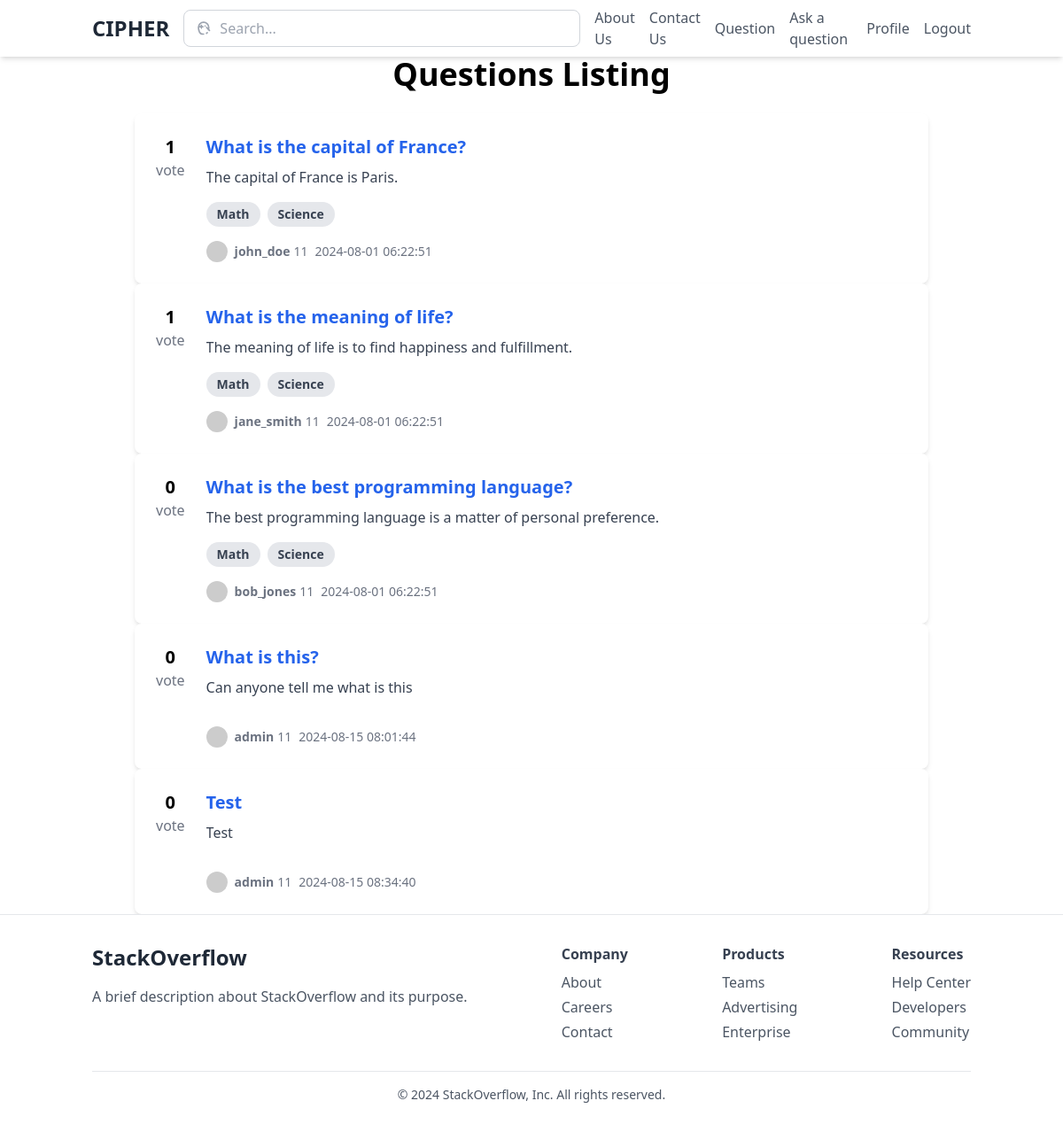
The app's page /question/index (signed in) with its own data.
### tables this page shows
CREATE TABLE IF NOT EXISTS `Questions` (
  `question_id` int NOT NULL AUTO_INCREMENT,
  `user_id` int NOT NULL,
  `title` varchar(255) NOT NULL,
  `body` text NOT NULL,
  `image_path` varchar(255) DEFAULT NULL,
  `created_at` timestamp NULL DEFAULT CURRENT_TIMESTAMP,
  `updated_at` timestamp NULL DEFAULT CURRENT_TIMESTAMP ON UPDATE CURRENT_TIMESTAMP,
  PRIMARY KEY (`question_id`),
  KEY `user_id` (`user_id`),
  CONSTRAINT `Questions_ibfk_1` FOREIGN KEY (`user_id`) REFERENCES `Users` (`user_id`) ON DELETE CASCADE ON UPDATE CASCADE
);

CREATE TABLE IF NOT EXISTS `Users` (
  `user_id` int NOT NULL AUTO_INCREMENT,
  `username` varchar(50) NOT NULL,
  `email` varchar(100) NOT NULL,
  `password` varchar(255) NOT NULL,
  `created_at` timestamp NULL DEFAULT CURRENT_TIMESTAMP,
  `updated_at` timestamp NULL DEFAULT CURRENT_TIMESTAMP ON UPDATE CURRENT_TIMESTAMP,
  `role_id` int DEFAULT '2',
  `image_path` varchar(50) DEFAULT NULL,
  PRIMARY KEY (`user_id`),
  UNIQUE KEY `username` (`username`),
  UNIQUE KEY `email` (`email`),
  KEY `role_id` (`role_id`),
  CONSTRAINT `Users_ibfk_1` FOREIGN KEY (`role_id`) REFERENCES `Roles` (`role_id`) ON DELETE CASCADE ON UPDATE CASCADE
);

### core/Controller.php (called while the page is built, shortened)
<?php
class Controller {
    public function view($view, $data = []) {
        require_once 'app/views/' . $view . '.html.php';
    }
}

### app/controllers/QuestionController.php (called while the page is built, shortened)
<?php
require_once 'app/models/question.php';
class QuestionController extends Controller{
    private $questionmodel;
    public function __construct() {
        $this->questionmodel = new Question();
    }
    public function index() {
        $questions = $this->questionmodel->getAllQuestions();
        $data = [
            'title' => 'Questions Listing',
            'questions' => $questions ?? [],
        ];
        $this->view('question/index', $data);
    }
}

### core/Router.php (called while the page is built, shortened)
<?php
class Router {
    protected $method = 'index';
    public function __construct() {
        $url = $this->parseUrl();
        if (empty($url)) {
            $this->controller = 'HomeController';
        } else {
            if (file_exists('app/controllers/' . ucwords($url[0]) . 'Controller.php')) {
                unset($url[0]);
            }
        }
        $this->controller = new $this->controller;
        if (isset($url[1])) {
            if (method_exists($this->controller, $url[1])) {
                $this->method = $url[1];
                unset($url[1]);
            } else {
                throw new \Exception('The controller class does not have the specified method.');
            }
        } else if (method_exists($this->controller, 'index')) {
            $this->method = 'index';
        } else {
            throw new \Exception('The controller class does not have an index method.');
        }
        $this->params = $url ? array_values($url) : [];
        call_user_func_array([$this->controller, $this->method], $this->params);
    }
    public function parseUrl() {
        if (isset($_GET['url'])) {
            return explode('/', filter_var(rtrim($_GET['url'], '/'), FILTER_SANITIZE_URL));
        }
    }
}

### index.php (called while the page is built, shortened)
<?php
require_once 'core/Router.php';
require_once 'core/Controller.php';
require_once 'core/Database.php';
require_once 'core/Model.php';
$router = new Router();
?>

### core/database.php (called while the page is built, shortened)
<?php
class Database {
    private $host = DB_HOST;
    private $user = DB_USER;
    private $pass = DB_PASS;
    private $dbname = DB_NAME;
    private $dbport = DB_PORT;
    private $dbh;
    private $stmt;
    public function __construct() {
        $dsn = 'mysql:host=' . $this->host .';port=' . $this->dbport .';dbname=' . $this->dbname. ';charset=utf8';
        $options = array(
            PDO::ATTR_PERSISTENT => true,
            PDO::ATTR_ERRMODE => PDO::ERRMODE_EXCEPTION
        );
        try {
            $this->dbh = new PDO($dsn, $this->user, $this->pass, $options);
        } catch (PDOException $e) {
            $this->error = $e->getMessage();
            echo $this->error;
        }
    }
    public function query($sql) {
        $this->stmt = $this->dbh->prepare($sql);
    }
    public function bind($param, $value, $type = null) {
        if (is_null($type)) {
            switch (true) {
                case is_int($value):
                    $type = PDO::PARAM_INT;
                    break;
            }
        }
        $this->stmt->bindValue($param, $value, $type);
    }
    public function execute() {
        return $this->stmt->execute();
    }
    public function resultSet() {
        $this->execute();
        return $this->stmt->fetchAll(PDO::FETCH_OBJ);
    }
}

### core/Model.php (called while the page is built, shortened)
<?php
class Model {
    protected $db;
    public function __construct() {
        $this->db = new Database();
    }
    public function getAll(string $query, array $params = []): ?array {
        try {
            $this->db->query($query);
            foreach ($params as $param => $value) {
                $this->db->bind($param, $value);
            }
            return $this->db->resultSet();
        } catch (PDOException $e) {
            throw new PDOException('Database query failed: ' . $e->getMessage(), 0, $e);
        }
    }
}

### app/models/question.php (called while the page is built, shortened)
<?php
class Question extends Model {
    public function getAllQuestions(int $page = 1, int $questionsPerPage = 10) {
        $offset = ($page - 1) * $questionsPerPage;
        $query = '
            SELECT
                Questions.question_id,
                Questions.user_id,
                Questions.title,
                Questions.body,
                Questions.image_path,
                Questions.created_at,
                Questions.updated_at,
                Users.username,
                (
                    SELECT
                        COUNT(*)
                    FROM
                        Votes
                    WHERE
                        Votes.question_id = Questions.question_id
                        AND Votes.vote_type = "upvote"
                ) AS upvotes,
                (
                    SELECT
                        COUNT(*)
                    FROM
                        Votes
                    WHERE
                        Votes.question_id = Questions.question_id AND Votes.vote_type = "downvote"
                ) AS downvotes,
                (
                    SELECT
                        GROUP_CONCAT(Modules.module_name SEPARATOR ", ")
                    FROM
                        QuestionModules
                    LEFT JOIN
                        Modules ON QuestionModules.module_id = Modules.module_id
                    WHERE
                        QuestionModules.question_id = Questions.question_id
                ) AS module_names
            FROM
                Questions
            JOIN
                Users ON Questions.user_id = Users.user_id
            LIMIT :offset, :questionsPerPage
        ';
        $params = [':offset' => $offset, ':questionsPerPage' => $questionsPerPage];
        return $this->getAll($query, $params);
    }
}

### app/views/question/index.html.php (the view)
<?php
require_once 'app/views/partials/head.php';
require_once 'app/views/partials/nav.php';
?>
<h1 class="text-4xl font-bold mb-6 text-center"><?php echo $data['title']; ?></h1>
<?php
$array_data = json_decode(json_encode($data), true);
foreach ($array_data['questions'] as $question) {
        echo '<div class="max-w-4xl mx-auto bg-white rounded-lg shadow-md p-6">
                <div class="flex items-start">
                    <div class="flex-shrink-0 text-center mr-6">
                        <div class="text-xl font-semibold">' . $question['upvotes']-$question['downvotes'] . '</div>
                        <div class="text-gray-500">vote</div>
                    </div>
                    <div class="flex-grow">
                        <h2 class="text-xl font-bold text-blue-600 mb-2">'
                            . '<a href="' . URLROOT . '/question/show/' . $question['question_id'] . '"
                            class="hover:underline">' . $question['title'] . '</a>
                        </h2>
                        <p class="text-gray-700 mb-4 line-clamp-2 hover:line-clamp-3">
                            ' . $question['body'] . '
                        </p>
                        <div class="flex items-center mb-4">';
                            $tag = isset($question['module_names']) ? explode(',', $question['module_names']) : [];
                            foreach ($tag as $value) {
                                echo '<span class="inline-block bg-gray-200 rounded-full px-3 py-1 text-sm font-semibold text-gray-700 mr-2">' . $value . '</span>';
                            }
                            echo '
                        </div>
                        <div class="flex items-center text-gray-500 text-sm">
                            <img src="https://via.placeholder.com/24" alt="User avatar" class="w-6 h-6 rounded-full mr-2">
                            <span class="font-semibold mr-1">' . $question['username'] . '</span>
                            <span>11</span>
                            <span class="ml-2">';
                                if ($question['created_at'] == $question['updated_at']) {
                                    echo $question['created_at'];
                                } else {
                                    echo $question['updated_at'];
                                }
                        echo '</span>
                        </div>
                    </div>
                </div>
            </div>';
    }
 ?>
    <?php require_once 'app/views/partials/footer.php'; ?>

### records on screen
questions: downvotes "1", title "What is the capital of France?", body "The capital of France is Paris.", value "Math", value "Science", user.username "john_doe", created_at "2024-08-01 06:22:51"
questions: downvotes "1", title "What is the meaning of life?", body "The meaning of life is to find happiness and fulfillment.", value "Math", value "Science", user.username "jane_smith", created_at "2024-08-01 06:22:51"
questions: downvotes "0", title "What is the best programming language?", body "The best programming language is a matter of personal preference.", value "Math", value "Science", user.username "bob_jones", created_at "2024-08-01 06:22:51"
questions: downvotes "0", title "What is this?", body "Can anyone tell me what is this", user.username "admin", updated_at "2024-08-15 08:01:44"
questions: downvotes "0", title "Test", body "Test", user.username "admin", created_at "2024-08-15 08:34:40"

### other values on screen
$data['title'] "Questions Listing"
